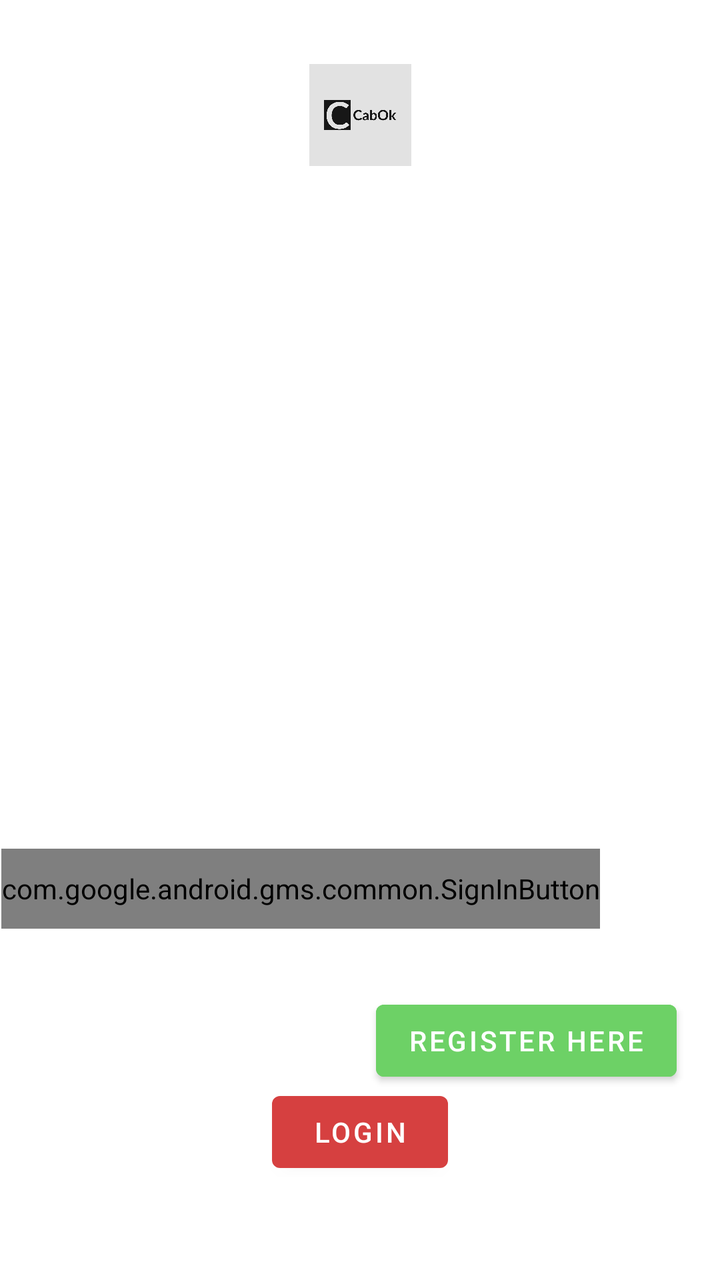
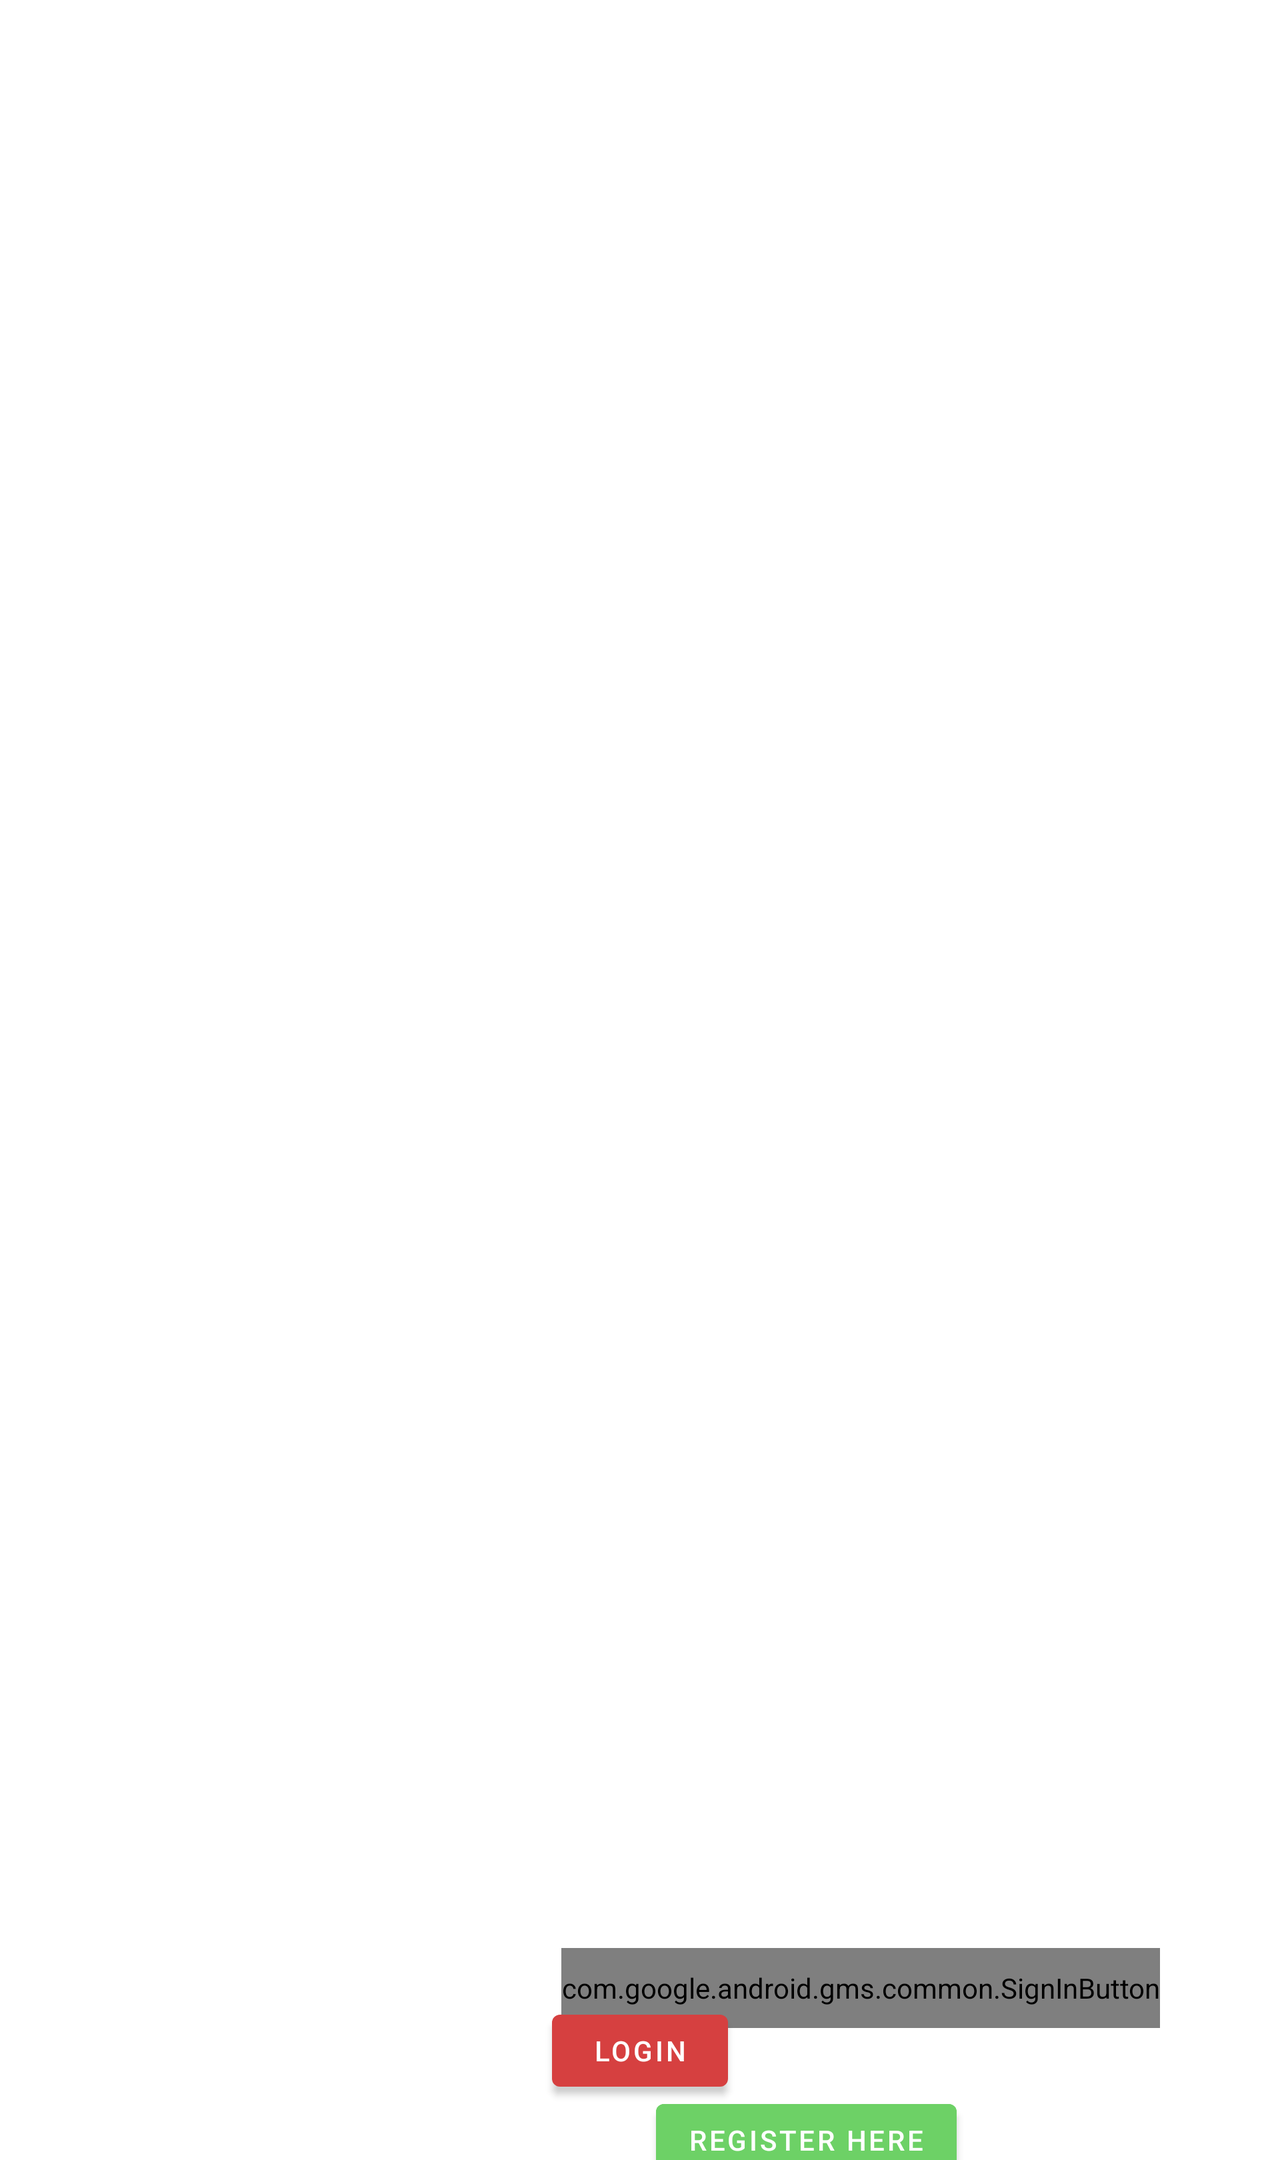

Compare how this app lays out the same screen by default and in its alternative resource folder. The renders come first, then the two layout files and the values they reference.
<!-- AndroidManifest.xml: application theme Theme.ERikshawBookingAutomation -->
<!-- res/layout/fragment_start.xml -->
<?xml version="1.0" encoding="utf-8"?>
<layout xmlns:tools="http://schemas.android.com/tools"
    xmlns:android="http://schemas.android.com/apk/res/android"
    xmlns:app="http://schemas.android.com/apk/res-auto">
    <androidx.constraintlayout.widget.ConstraintLayout
        android:layout_width="match_parent"
        android:layout_height="wrap_content"
        tools:context=".loginFragment.LoginFragment">


        <ImageView
            android:id="@+id/start_fragment_image"
            android:layout_width="match_parent"
            android:layout_height="match_parent"
            android:scaleType="centerCrop"
            android:src="@drawable/marco_mons_3h5silxnoxa_unsplash"
            app:layout_constraintBottom_toBottomOf="parent"
            app:layout_constraintEnd_toEndOf="parent"
            app:layout_constraintStart_toStartOf="parent"
            app:layout_constraintTop_toTopOf="parent" />

        <Button
            android:id="@+id/login_button"
            android:layout_width="wrap_content"
            android:layout_height="wrap_content"
            android:layout_marginBottom="@dimen/login_button_margin_bottom"
            android:text="@string/login"
            app:backgroundTint="#D64040"
            app:layout_constraintBottom_toBottomOf="parent"
            app:layout_constraintEnd_toEndOf="parent"
            app:layout_constraintStart_toStartOf="parent" />

        <TextView
            android:id="@+id/welcome_text_view"
            android:layout_width="wrap_content"
            android:layout_height="wrap_content"
            android:layout_marginTop="@dimen/login_top_margin"
            android:text="@string/welcome"
            android:textColor="#FFFFFF"
            android:textSize="@dimen/text_login"
            app:layout_constraintEnd_toEndOf="parent"
            app:layout_constraintStart_toStartOf="parent"
            app:layout_constraintTop_toTopOf="@+id/start_fragment_image" />

        <TextView
            android:id="@+id/below_welcome_text"
            android:layout_width="wrap_content"
            android:layout_height="wrap_content"
            android:layout_marginTop="@dimen/please_login_to_proceed_top_margin"
            android:text="@string/please_login_to_proceed"
            android:textColor="#FFFFFF"
            android:textSize="@dimen/please_login_to_proceed_text_size"
            app:layout_constraintEnd_toEndOf="parent"
            app:layout_constraintStart_toStartOf="parent"
            app:layout_constraintTop_toBottomOf="@+id/welcome_text_view" />

        <EditText
            android:id="@+id/email_edit_text"
            android:layout_width="@dimen/email_edit_text_width"
            android:layout_height="@dimen/email_edit_text_height"
            android:layout_marginTop="@dimen/email_edit_text_margin_top"
            android:ems="10"
            android:hint="@string/email_edit_text_hint"
            android:inputType="textPersonName"
            android:textColor="#FFFFFF"
            android:padding="@dimen/email_edit_text_padding"
            android:textColorHint="@color/white"
            android:background="@drawable/border_styles"
            app:layout_constraintEnd_toEndOf="parent"
            app:layout_constraintStart_toStartOf="parent"
            app:layout_constraintTop_toBottomOf="@+id/below_welcome_text" />

        <EditText
            android:id="@+id/password_edit_text"
            android:layout_width="@dimen/password_edit_text_width"
            android:layout_height="@dimen/password_edit_text_height"
            android:layout_marginTop="@dimen/password_edit_text_margin_top"
            android:ems="10"
            android:hint="@string/password_edit_text_hint"
            android:textColorHint="@color/white"
            android:background="@drawable/border_styles"
            android:padding="@dimen/passwordedit_text_padding"
            android:inputType="textPassword"
            android:textColor="#FFFFFF"
            app:layout_constraintEnd_toEndOf="@+id/start_fragment_image"
            app:layout_constraintStart_toStartOf="@+id/start_fragment_image"
            app:layout_constraintTop_toBottomOf="@+id/email_edit_text" />

        <com.google.android.gms.common.SignInButton
            android:id="@+id/google_sign_in_button"
            android:layout_width="wrap_content"
            android:layout_height="@dimen/google_sign_in_button_height"
            android:layout_marginTop="@dimen/google_sign_in_button_margin_top"
            android:layout_marginEnd="@dimen/google_sign_in_button_margin_end"
            app:layout_constraintEnd_toEndOf="parent"
            app:layout_constraintTop_toBottomOf="@+id/or_text_view" />

        <TextView
            android:id="@+id/sign_in_with_google"
            android:layout_width="wrap_content"
            android:layout_height="@dimen/sign_in_with_google_text_height"
            android:layout_marginStart="@dimen/sign_in_with_google_text_margin_start"
            android:layout_marginTop="@dimen/sign_in_with_google_text_margin_top"
            android:layout_marginEnd="@dimen/sign_in_with_google_text_margin_end"
            android:text="@string/sign_in_with_google"
            android:textColor="#FFFFFF"
            android:textSize="@dimen/sign_in_with_google_text_size"
            app:layout_constraintEnd_toStartOf="@+id/google_sign_in_button"
            app:layout_constraintStart_toStartOf="parent"
            app:layout_constraintTop_toBottomOf="@+id/or_text_view" />

        <TextView
            android:id="@+id/dont_have_account"
            android:layout_width="wrap_content"
            android:layout_height="@dimen/donthave_account_text_height"
            android:layout_marginStart="@dimen/donthave_account_margin_start"
            android:text="@string/dont_have_account"
            android:textColor="#FFFFFF"
            android:textSize="@dimen/dont_have_account_text_size"
            app:layout_constraintBaseline_toBaselineOf="@+id/register_button"
            app:layout_constraintStart_toStartOf="parent" />

        <Button
            android:id="@+id/register_button"
            android:layout_width="wrap_content"
            android:layout_height="@dimen/register_button_height"
            android:layout_marginTop="@dimen/register_button_margin_top"
            android:layout_marginEnd="@dimen/register_button_margin_end"
            android:backgroundTint="#6DD166"
            android:text="@string/register_button_text"
            app:layout_constraintEnd_toEndOf="parent"
            app:layout_constraintStart_toEndOf="@+id/dont_have_account"
            app:layout_constraintTop_toBottomOf="@+id/google_sign_in_button" />

        <TextView
            android:id="@+id/or_text_view"
            android:layout_width="wrap_content"
            android:layout_height="wrap_content"
            android:layout_marginTop="@dimen/or_text_view_margin_top"
            android:text="@string/OR_string"
            android:textColor="#FFFFFF"
            android:textSize="@dimen/or_text_view_text_size"
            app:layout_constraintEnd_toEndOf="parent"
            app:layout_constraintStart_toStartOf="parent"
            app:layout_constraintTop_toBottomOf="@+id/password_edit_text" />

        <ImageView
            android:id="@+id/imageView3"
            android:layout_width="110dp"
            android:layout_height="51dp"
            android:layout_marginTop="32dp"
            app:layout_constraintEnd_toEndOf="parent"
            app:layout_constraintStart_toStartOf="parent"
            app:layout_constraintTop_toTopOf="parent"
            app:srcCompat="@drawable/cabok_logos" />

    </androidx.constraintlayout.widget.ConstraintLayout>
</layout>
<!-- resources referenced by this layout -->
<resources>
  <dimen name="dont_have_account_text_size">15sp</dimen>
  <dimen name="donthave_account_margin_start">44dp</dimen>
  <dimen name="donthave_account_text_height">40dp</dimen>
  <dimen name="email_edit_text_height">50dp</dimen>
  <dimen name="email_edit_text_margin_top">32dp</dimen>
  <dimen name="email_edit_text_padding">7dp</dimen>
  <dimen name="email_edit_text_width">300dp</dimen>
  <dimen name="google_sign_in_button_height">40dp</dimen>
  <dimen name="google_sign_in_button_margin_end">60dp</dimen>
  <dimen name="google_sign_in_button_margin_top">16dp</dimen>
  <dimen name="login_button_margin_bottom">50dp</dimen>
  <dimen name="login_top_margin">80dp</dimen>
  <dimen name="or_text_view_margin_top">16dp</dimen>
  <dimen name="or_text_view_text_size">15sp</dimen>
  <dimen name="password_edit_text_height">50dp</dimen>
  <dimen name="password_edit_text_margin_top">24dp</dimen>
  <dimen name="password_edit_text_width">300dp</dimen>
  <dimen name="passwordedit_text_padding">7dp</dimen>
  <dimen name="please_login_to_proceed_text_size">20sp</dimen>
  <dimen name="please_login_to_proceed_top_margin">16dp</dimen>
  <dimen name="register_button_height">48dp</dimen>
  <dimen name="register_button_margin_end">16dp</dimen>
  <dimen name="register_button_margin_top">32dp</dimen>
  <dimen name="sign_in_with_google_text_height">40dp</dimen>
  <dimen name="sign_in_with_google_text_margin_end">8dp</dimen>
  <dimen name="sign_in_with_google_text_margin_start">32dp</dimen>
  <dimen name="sign_in_with_google_text_margin_top">16dp</dimen>
  <dimen name="sign_in_with_google_text_size">15sp</dimen>
  <dimen name="text_login">70sp</dimen>
  <!-- drawable border_styles (drawable) -->
  <?xml version="1.0" encoding="utf-8"?>
  <shape android:shape="rectangle"
      xmlns:android="http://schemas.android.com/apk/res/android">
      <stroke
          android:color="@color/white"
          android:width="1dp"
          />
      <corners
          android:radius="5dp"
          />
  </shape>
  <!-- drawable cabok_logos: jpeg bitmap (drawable-xxhdpi, 54702 bytes) -->
  <string name="OR_string">OR</string>
  <string name="dont_have_account">Don\'t Have Account?</string>
  <string name="email_edit_text_hint">Email Address</string>
  <string name="login">Login</string>
  <string name="password_edit_text_hint">Password</string>
  <string name="please_login_to_proceed">Please Login to Proceed</string>
  <string name="register_button_text">Register Here</string>
  <string name="sign_in_with_google">Sign in with Google</string>
  <string name="welcome">CabOk</string>
  <style name="Theme.ERikshawBookingAutomation" parent="Theme.MaterialComponents.DayNight.DarkActionBar">
          
          <item name="colorPrimary">@color/purple_500</item>
          <item name="colorPrimaryVariant">@color/purple_700</item>
          <item name="colorOnPrimary">@color/white</item>
          
          <item name="colorSecondary">@color/teal_200</item>
          <item name="colorSecondaryVariant">@color/teal_700</item>
          <item name="colorOnSecondary">@color/black</item>
          
          <item name="android:statusBarColor" tools:targetApi="l">?attr/colorPrimaryVariant</item>
          
      </style>
</resources>
<!-- res/layout-land/fragment_start.xml (the repository's variant of the layout above) -->
<!-- drawn on the phone turned sideways -->
<?xml version="1.0" encoding="utf-8"?>
<layout xmlns:tools="http://schemas.android.com/tools"
    xmlns:android="http://schemas.android.com/apk/res/android"
    xmlns:app="http://schemas.android.com/apk/res-auto">
    <ScrollView
        android:layout_width="match_parent"
        android:layout_height="wrap_content">
    <androidx.constraintlayout.widget.ConstraintLayout
        android:layout_width="match_parent"
        android:layout_height="wrap_content"
        tools:context=".loginFragment.LoginFragment">


        <ImageView
            android:id="@+id/start_fragment_image"
            android:layout_width="match_parent"
            android:layout_height="wrap_content"
            android:scaleType="centerCrop"
            android:src="@drawable/marco_mons_3h5silxnoxa_unsplash"
            app:layout_constraintBottom_toBottomOf="parent"
            app:layout_constraintEnd_toEndOf="parent"
            app:layout_constraintStart_toStartOf="parent"
            app:layout_constraintTop_toTopOf="parent" />

        <Button
            android:id="@+id/login_button"
            android:layout_width="wrap_content"
            android:layout_height="wrap_content"
            android:layout_marginBottom="@dimen/login_button_margin_bottom"
            android:text="@string/login"
            app:backgroundTint="#D64040"
            app:layout_constraintBottom_toBottomOf="parent"
            app:layout_constraintEnd_toEndOf="parent"
            app:layout_constraintStart_toStartOf="parent" />

        <TextView
            android:id="@+id/welcome_text_view"
            android:layout_width="wrap_content"
            android:layout_height="wrap_content"
            android:layout_marginTop="@dimen/login_top_margin"
            android:text="@string/welcome"
            android:textColor="#FFFFFF"
            android:textSize="@dimen/text_login"
            app:layout_constraintEnd_toEndOf="parent"
            app:layout_constraintStart_toStartOf="parent"
            app:layout_constraintTop_toTopOf="@+id/start_fragment_image" />

        <TextView
            android:id="@+id/below_welcome_text"
            android:layout_width="wrap_content"
            android:layout_height="wrap_content"
            android:layout_marginTop="@dimen/please_login_to_proceed_top_margin"
            android:text="@string/please_login_to_proceed"
            android:textColor="#FFFFFF"
            android:textSize="@dimen/please_login_to_proceed_text_size"
            app:layout_constraintEnd_toEndOf="parent"
            app:layout_constraintStart_toStartOf="parent"
            app:layout_constraintTop_toBottomOf="@+id/welcome_text_view" />

        <EditText
            android:id="@+id/email_edit_text"
            android:layout_width="@dimen/email_edit_text_width"
            android:layout_height="@dimen/email_edit_text_height"
            android:layout_marginTop="@dimen/email_edit_text_margin_top"
            android:ems="10"
            android:hint="@string/email_edit_text_hint"
            android:inputType="textPersonName"
            android:textColor="#FFFFFF"
            android:padding="@dimen/email_edit_text_padding"
            android:textColorHint="@color/white"
            android:background="@drawable/border_styles"
            app:layout_constraintEnd_toEndOf="parent"
            app:layout_constraintStart_toStartOf="parent"
            app:layout_constraintTop_toBottomOf="@+id/below_welcome_text" />

        <EditText
            android:id="@+id/password_edit_text"
            android:layout_width="@dimen/password_edit_text_width"
            android:layout_height="@dimen/password_edit_text_height"
            android:layout_marginTop="@dimen/password_edit_text_margin_top"
            android:ems="10"
            android:hint="@string/password_edit_text_hint"
            android:textColorHint="@color/white"
            android:background="@drawable/border_styles"
            android:padding="@dimen/passwordedit_text_padding"
            android:inputType="textPassword"
            android:textColor="#FFFFFF"
            app:layout_constraintEnd_toEndOf="@+id/start_fragment_image"
            app:layout_constraintStart_toStartOf="@+id/start_fragment_image"
            app:layout_constraintTop_toBottomOf="@+id/email_edit_text" />

        <com.google.android.gms.common.SignInButton
            android:id="@+id/google_sign_in_button"
            android:layout_width="wrap_content"
            android:layout_height="@dimen/google_sign_in_button_height"
            android:layout_marginTop="@dimen/google_sign_in_button_margin_top"
            android:layout_marginEnd="@dimen/google_sign_in_button_margin_end"
            app:layout_constraintEnd_toEndOf="parent"
            app:layout_constraintTop_toBottomOf="@+id/or_text_view" />

        <TextView
            android:id="@+id/sign_in_with_google"
            android:layout_width="wrap_content"
            android:layout_height="@dimen/sign_in_with_google_text_height"
            android:layout_marginStart="@dimen/sign_in_with_google_text_margin_start"
            android:layout_marginTop="@dimen/sign_in_with_google_text_margin_top"
            android:layout_marginEnd="@dimen/sign_in_with_google_text_margin_end"
            android:text="@string/sign_in_with_google"
            android:textColor="#FFFFFF"
            android:textSize="@dimen/sign_in_with_google_text_size"
            app:layout_constraintEnd_toStartOf="@+id/google_sign_in_button"
            app:layout_constraintStart_toStartOf="parent"
            app:layout_constraintTop_toBottomOf="@+id/or_text_view" />

        <TextView
            android:id="@+id/dont_have_account"
            android:layout_width="wrap_content"
            android:layout_height="@dimen/donthave_account_text_height"
            android:layout_marginStart="@dimen/donthave_account_margin_start"
            android:text="@string/dont_have_account"
            android:textColor="#FFFFFF"
            android:textSize="@dimen/dont_have_account_text_size"
            app:layout_constraintBaseline_toBaselineOf="@+id/register_button"
            app:layout_constraintStart_toStartOf="parent" />

        <Button
            android:id="@+id/register_button"
            android:layout_width="wrap_content"
            android:layout_height="@dimen/register_button_height"
            android:layout_marginTop="@dimen/register_button_margin_top"
            android:layout_marginEnd="@dimen/register_button_margin_end"
            android:backgroundTint="#6DD166"
            android:text="@string/register_button_text"
            app:layout_constraintEnd_toEndOf="parent"
            app:layout_constraintStart_toEndOf="@+id/dont_have_account"
            app:layout_constraintTop_toBottomOf="@+id/google_sign_in_button" />

        <TextView
            android:id="@+id/or_text_view"
            android:layout_width="wrap_content"
            android:layout_height="wrap_content"
            android:layout_marginTop="@dimen/or_text_view_margin_top"
            android:text="@string/OR_string"
            android:textColor="#FFFFFF"
            android:textSize="@dimen/or_text_view_text_size"
            app:layout_constraintEnd_toEndOf="parent"
            app:layout_constraintStart_toStartOf="parent"
            app:layout_constraintTop_toBottomOf="@+id/password_edit_text" />

    </androidx.constraintlayout.widget.ConstraintLayout>
    </ScrollView>
</layout>
<!-- resources referenced by the variant -->
<!-- as the phone turned sideways resolves them -->
<resources>
  <dimen name="dont_have_account_text_size">15sp</dimen>
  <dimen name="donthave_account_margin_start">44dp</dimen>
  <dimen name="donthave_account_text_height">40dp</dimen>
  <dimen name="email_edit_text_height">50dp</dimen>
  <dimen name="email_edit_text_margin_top">32dp</dimen>
  <dimen name="email_edit_text_padding">7dp</dimen>
  <dimen name="email_edit_text_width">300dp</dimen>
  <dimen name="google_sign_in_button_height">40dp</dimen>
  <dimen name="google_sign_in_button_margin_end">60dp</dimen>
  <dimen name="google_sign_in_button_margin_top">16dp</dimen>
  <dimen name="login_button_margin_bottom">50dp</dimen>
  <dimen name="login_top_margin">80dp</dimen>
  <dimen name="or_text_view_margin_top">16dp</dimen>
  <dimen name="or_text_view_text_size">15sp</dimen>
  <dimen name="password_edit_text_height">50dp</dimen>
  <dimen name="password_edit_text_margin_top">24dp</dimen>
  <dimen name="password_edit_text_width">300dp</dimen>
  <dimen name="passwordedit_text_padding">7dp</dimen>
  <dimen name="please_login_to_proceed_text_size">20sp</dimen>
  <dimen name="please_login_to_proceed_top_margin">16dp</dimen>
  <dimen name="register_button_height">48dp</dimen>
  <dimen name="register_button_margin_end">16dp</dimen>
  <dimen name="register_button_margin_top">32dp</dimen>
  <dimen name="sign_in_with_google_text_height">40dp</dimen>
  <dimen name="sign_in_with_google_text_margin_end">8dp</dimen>
  <dimen name="sign_in_with_google_text_margin_start">32dp</dimen>
  <dimen name="sign_in_with_google_text_margin_top">16dp</dimen>
  <dimen name="sign_in_with_google_text_size">15sp</dimen>
  <dimen name="text_login">70sp</dimen>
  <!-- drawable border_styles (drawable) -->
  <?xml version="1.0" encoding="utf-8"?>
  <shape android:shape="rectangle"
      xmlns:android="http://schemas.android.com/apk/res/android">
      <stroke
          android:color="@color/white"
          android:width="1dp"
          />
      <corners
          android:radius="5dp"
          />
  </shape>
  <string name="OR_string">OR</string>
  <string name="dont_have_account">Don\'t Have Account?</string>
  <string name="email_edit_text_hint">Email Address</string>
  <string name="login">Login</string>
  <string name="password_edit_text_hint">Password</string>
  <string name="please_login_to_proceed">Please Login to Proceed</string>
  <string name="register_button_text">Register Here</string>
  <string name="sign_in_with_google">Sign in with Google</string>
  <string name="welcome">CabOk</string>
  <style name="Theme.ERikshawBookingAutomation" parent="Theme.MaterialComponents.DayNight.DarkActionBar">
          
          <item name="colorPrimary">@color/purple_500</item>
          <item name="colorPrimaryVariant">@color/purple_700</item>
          <item name="colorOnPrimary">@color/white</item>
          
          <item name="colorSecondary">@color/teal_200</item>
          <item name="colorSecondaryVariant">@color/teal_700</item>
          <item name="colorOnSecondary">@color/black</item>
          
          <item name="android:statusBarColor" tools:targetApi="l">?attr/colorPrimaryVariant</item>
          
      </style>
</resources>
